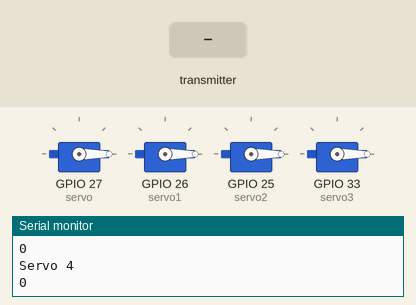
Recording of a sketch running on a simulated ESP32. On the bench: 4 × servo, the last lines printed to the serial monitor. Inputs (shaded band) come from the test bench.

Above: at 1.2 s.
1.3 s: the transmitter starts sending servoValue = 45
At 2.4 s:
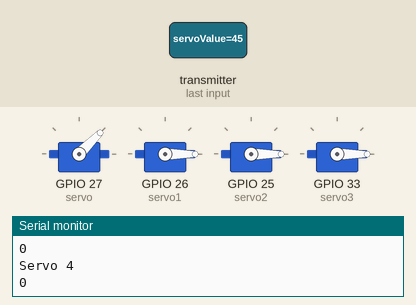
2.8 s: the transmitter starts sending servo1Value = 90
At 3.5 s:
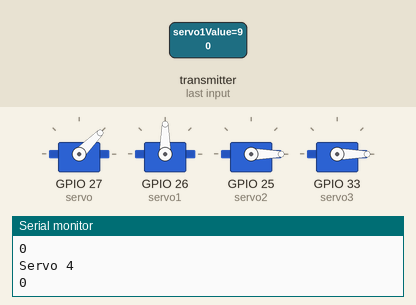
4.3 s: the transmitter starts sending servo2Value = 180
At 4.7 s:
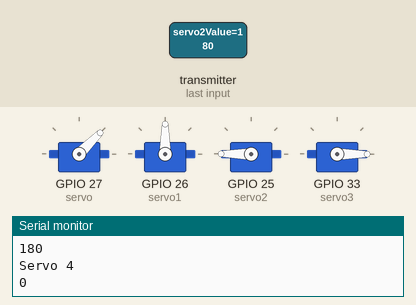
5.8 s: the transmitter starts sending servo3Value = 45
At 7.0 s:
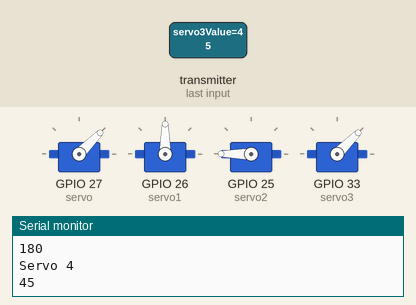
7.3 s: the transmitter starts sending servoValue = 0
At 8.1 s:
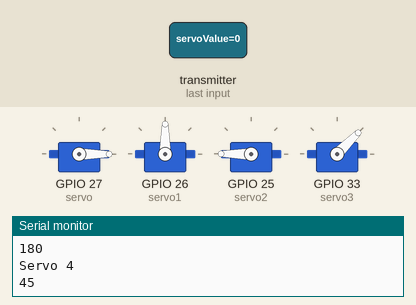
8.8 s: the transmitter starts sending servo1Value = 0
At 9.3 s:
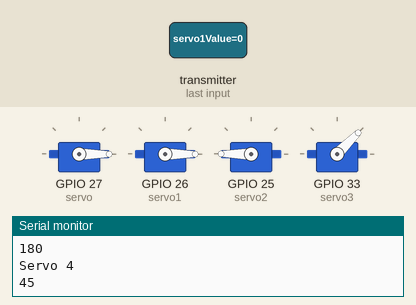
Timing chart, 0 to 11.3 s (numbered marks = the images above; inputs shaded):
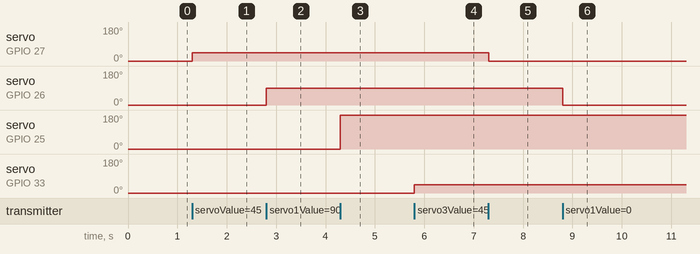

Measured:
- after the input at 1.3 s, servo on GPIO 27 (servo): 0° → 45° at once
- after the input at 2.8 s, servo on GPIO 26 (servo1): 0° → 90° at once
- after the input at 4.3 s, servo on GPIO 25 (servo2): 0° → 180° at once
- after the input at 5.8 s, servo on GPIO 33 (servo3): 0° → 45° at once
- after the input at 7.3 s, servo on GPIO 27 (servo): 45° → 0° at once
- after the input at 8.8 s, servo on GPIO 26 (servo1): 90° → 0° at once

The sketch:

servoreceiver.ino
```cpp
#include <esp_now.h>
#include <WiFi.h>
#include <ESP32Servo.h>

#define SIGNAL_TIMEOUT 3000 // This is signal timeout in milliseconds. We will reset the data if no signal

unsigned long lastRecvTime = 0;

struct PacketData {
  byte servoValue;
  byte servo1Value;
  byte servo2Value;
  byte servo3Value;

};

PacketData receiverData;
Servo servo;
Servo servo1;
Servo servo2;
Servo servo3;


// Assign default input received values

void mapAndWriteValues() {
  Serial.println("Servo 1");
  servo.write(receiverData.servoValue);
  Serial.println(receiverData.servoValue);
  Serial.print("");


  Serial.println("Servo 2");
  servo1.write(receiverData.servo1Value);
  Serial.println(receiverData.servo1Value);
  Serial.print("");

  Serial.println("Servo 3");
  servo2.write(receiverData.servo2Value);
  Serial.println(receiverData.servo2Value);
  Serial.print("");

  Serial.println("Servo 4");
  servo3.write(receiverData.servo3Value);
  Serial.println(receiverData.servo3Value);
  Serial.print("");


}


// Callback function that will be executed when data is received
void OnDataRecv(const uint8_t *mac, const uint8_t *incomingData, int len) {
  if (len == 0) {
    return;
  }
  memcpy(&receiverData, incomingData, sizeof(receiverData));
  mapAndWriteValues();
  lastRecvTime = millis();
}

void setUpPinModes() {
  servo.attach(27); // Assuming the servo is connected to GPIO pin 32
  servo1.attach(26);
  servo2.attach(25); // Assuming the servo is connected to GPIO pin 32
  servo3.attach(33);

  mapAndWriteValues();
}

void setup() {
  setUpPinModes();
  Serial.begin(115200);
  WiFi.mode(WIFI_STA);

  // Init ESP-NOW
  if (esp_now_init() != ESP_OK) {
    Serial.println("Error initializing ESP-NOW");
    return;
  }

  esp_now_register_recv_cb(OnDataRecv);
}

void loop() {
  // Check for signal loss
  unsigned long now = millis();
  if (now - lastRecvTime > SIGNAL_TIMEOUT) {

    mapAndWriteValues();

  }
}
```
